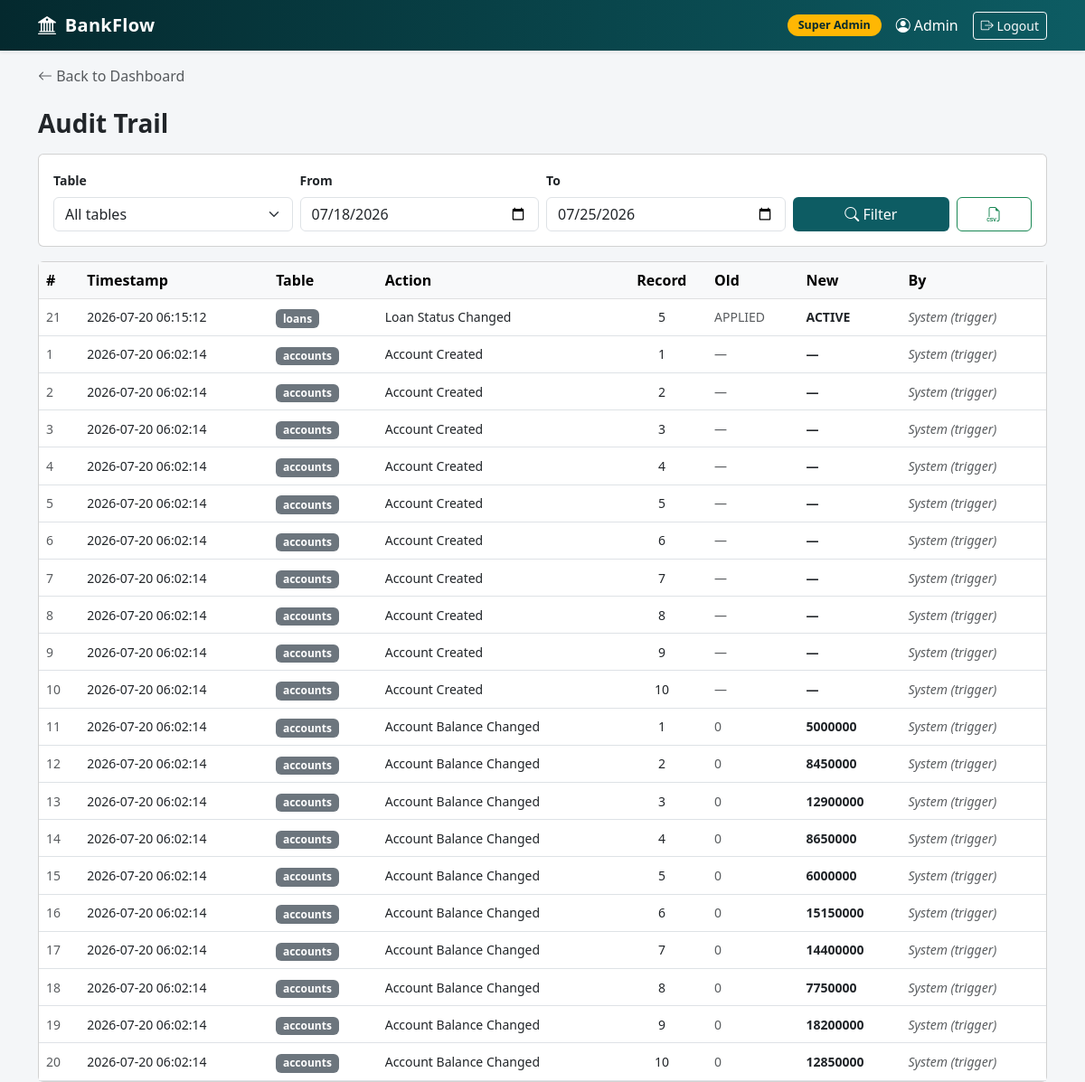
Page /reports/audit (signed in) on the earlier database version.
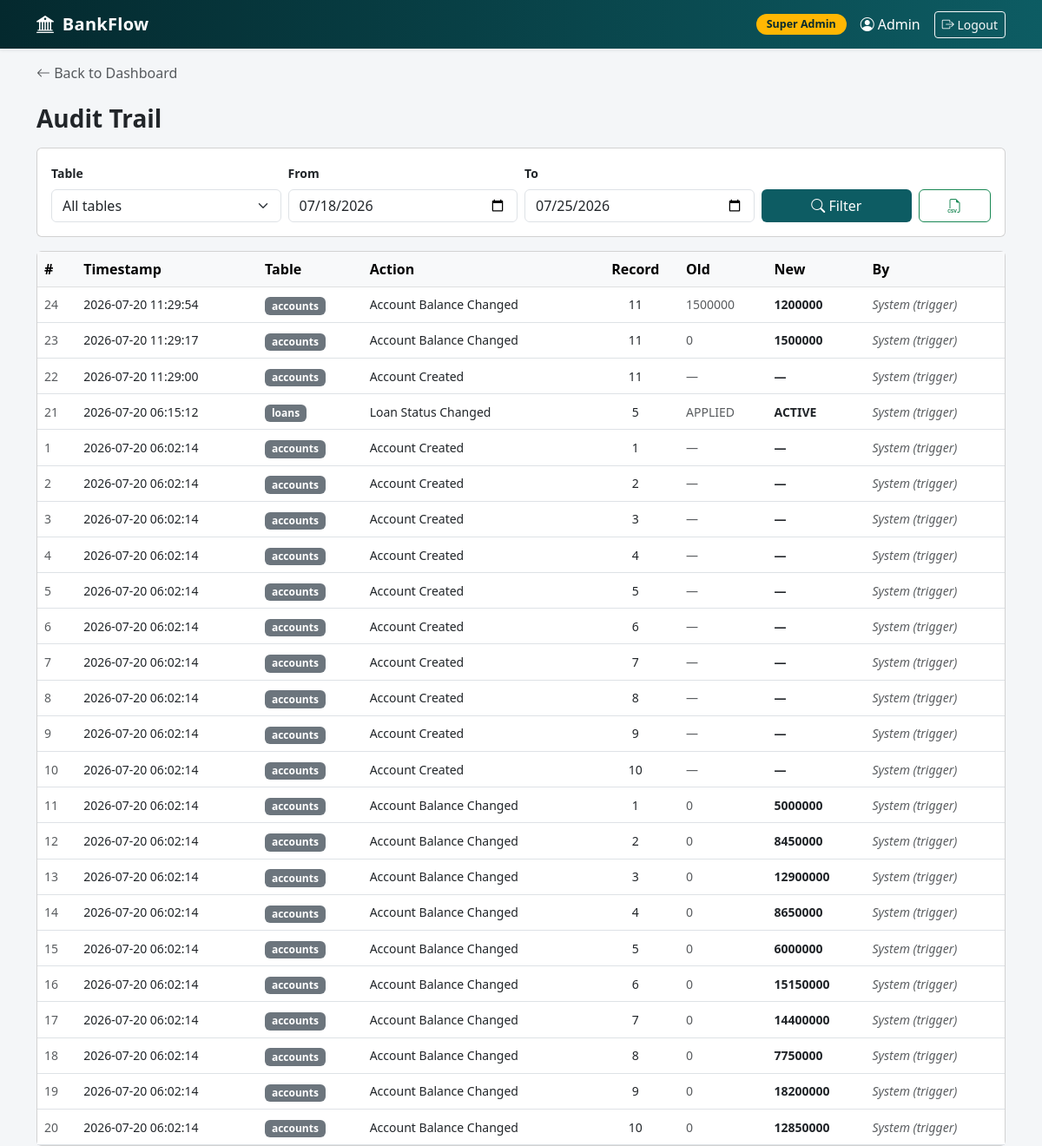
Same page on the later database version.
### tables this page shows
CREATE TABLE users (
    user_id INTEGER PRIMARY KEY,
    username TEXT UNIQUE NOT NULL,
    password_hash TEXT NOT NULL,
    user_role TEXT NOT NULL CHECK (user_role IN ('SUPER_ADMIN','MANAGER','CUSTOMER')),
    is_active INTEGER NOT NULL DEFAULT 1 CHECK (is_active IN (0,1)),
    created_at TEXT NOT NULL DEFAULT (datetime('now')),
    branch_id INTEGER,
    customer_id INTEGER,
    FOREIGN KEY (branch_id) REFERENCES branches(branch_id),
    FOREIGN KEY (customer_id) REFERENCES customers(customer_id)
);

CREATE TABLE audit_log(
    log_id INTEGER PRIMARY KEY,
    table_name TEXT NOT NULL,
    log_action TEXT NOT NULL,
    record_id INTEGER NOT NULL,
    old_value TEXT ,
    new_value TEXT ,
    changed_by INTEGER,
    changed_at TEXT NOT NULL DEFAULT (datetime('now')),
    FOREIGN KEY (changed_by) REFERENCES users(user_id)
);

### routes/reports.py (the view)
@bp.route("/audit")
@login_required
@role_required("SUPER_ADMIN")
def audit():
    rows, table_name, from_date, to_date = _audit_data()
    return render_template("reports/audit.html", rows=rows, table_name=table_name,
                           from_date=from_date, to_date=to_date)

### auth.py (called while the page is built)
@login_manager.user_loader
def load_user(user_id):
    row=query("SELECT * FROM users WHERE user_id=?",(user_id,),one=True)
    return User(row) if row else None

def role_required(*roles):
    def decorater(f):
        @wraps(f)
        def wrapper (*args,**kwargs):
            if current_user.role not in roles:
                abort(403)
            return f(*args,**kwargs)
        return wrapper
    return decorater

### db.py (called while the page is built)
def get_db():
    if 'db' not in g:
        g.db=sqlite3.connect(config.DB_PATH)
        g.db.row_factory=sqlite3.Row
        g.db.execute("PRAGMA foreign_keys=ON")
    return g.db

def query(sql,params=(),one=False):
    rows=get_db().execute(sql,params).fetchall()
    if one:
        return rows[0]  if rows else None
    return rows

### routes/reports.py (called while the page is built)
def _today():
    return datetime.now().strftime("%Y-%m-%d")

def _days_ago(n):
    return (datetime.now() - timedelta(days=n)).strftime("%Y-%m-%d")

def _audit_data():
    table_name = request.args.get("table_name") or ""
    from_date = request.args.get("from_date") or _days_ago(7)
    to_date = request.args.get("to_date") or _today()
    sql = """SELECT al.*, u.username
             FROM audit_log al
             LEFT JOIN users u ON u.user_id = al.changed_by
             WHERE date(al.changed_at) BETWEEN ? AND ?"""
    if table_name:
        sql += " AND al.table_name = ?"
        params = (from_date, to_date, table_name)
    else:
        params = (from_date, to_date)
    sql += " ORDER BY al.changed_at DESC LIMIT 500"
    return query(sql, params), table_name, from_date, to_date

### templates/reports/audit.html (shortened to what this page needs)
{% extends "base.html" %}
{% block back_link %}
<a href="{{ url_for('dashboard') }}" class="text-decoration-none text-muted">
    <i class="bi bi-arrow-left"></i> Back to Dashboard
</a>
{% endblock %}
{% block content %}
<h3 class="fw-bold mb-3">Audit Trail</h3>
<div class="card mb-3">
    <div class="card-body">
        <form method="get" class="row g-2 align-items-end">
            <div class="col-md-3">
                <label class="form-label small fw-semibold">Table</label>
                <select name="table_name" class="form-select">
                    <option value="">All tables</option>
                </select>
            </div>
            <div class="col-md-3">
                <label class="form-label small fw-semibold">From</label>
                <input type="date" name="from_date" value="{{ from_date }}" class="form-control">
            </div>
            <div class="col-md-3">
                <label class="form-label small fw-semibold">To</label>
                <input type="date" name="to_date" value="{{ to_date }}" class="form-control">
            </div>
            <div class="col-md-2">
                <button class="btn text-white w-100" style="background: var(--brand);">
                    <i class="bi bi-search"></i> Filter
                </button>
            </div>
            <div class="col-md-1">
                <a href="{{ url_for('reports.audit_csv', table_name=table_name, from_date=from_date, to_date=to_date) }}"
                    class="btn btn-outline-success w-100" title="Export CSV">
                    <i class="bi bi-filetype-csv"></i>
                </a>
            </div>
        </form>
    </div>
</div>
<div class="card">
    <div class="table-responsive">
        <table class="table table-hover align-middle mb-0">
            <thead class="table-light">
                <tr>
                    <th>#</th>
                    <th>Timestamp</th>
                    <th>Table</th>
                    <th>Action</th>
                    <th class="text-center">Record</th>
                    <th>Old</th>
                    <th>New</th>
                    <th>By</th>
                </tr>
            </thead>
            <tbody>
                {% for r in rows %}
                <tr>
                    <td class="small text-muted">{{ r.log_id }}</td>
                    <td class="small">{{ r.changed_at[:19] }}</td>
                    <td><span class="badge bg-secondary">{{ r.table_name }}</span></td>
                    <td class="small">{{ r.log_action }}</td>
                    <td class="text-center small">{{ r.record_id }}</td>
                    <td class="small text-muted">{{ r.old_value or '—' }}</td>
                    <td class="small fw-semibold">{{ r.new_value or '—' }}</td>
                    <td class="small">
                        {% if r.username %}
                        {{ r.username }}
                        {% else %}
                        <em class="text-muted">System (trigger)</em>
                        {% endif %}
                    </td>
                </tr>
                {% else %}
                <tr>
                    <td colspan="8" class="text-center text-muted py-4">No audit entries in this period</td>
                </tr>
                {% endfor %}
            </tbody>
        </table>
    </div>
</div>
{% endblock %}

### templates/base.html (shortened to what this page needs)
<!DOCTYPE html>
<html lang="en">
<head>
    <link href="https://cdn.jsdelivr.net/npm/bootstrap@5.3.0/dist/css/bootstrap.min.css" rel="stylesheet">
    <link href="https://cdn.jsdelivr.net/npm/bootstrap-icons@1.11.0/font/bootstrap-icons.css" rel="stylesheet">
</head>
<body>
    {% if current_user.is_authenticated %}
    <nav class="navbar navbar-expand navbar-dark bg-brand shadow-sm">
        <div class="container">
            <a class="navbar-brand" href="{{ url_for('dashboard') }}">
                <i class="bi bi-bank2 me-1"></i> BankFlow
            </a>
            <div class="navbar-nav ms-auto align-items-center">
                <span class="role-badge me-3">
                    {% if current_user.role == 'SUPER_ADMIN' %}Super Admin
                    {% elif current_user.role == 'MANAGER' %}Bank Manager
                    {% else %}Customer{% endif %}
                </span>
                <span class="navbar-text text-white me-3">
                    <i class="bi bi-person-circle me-1"></i>{{ current_user.username }}
                </span>
                <a class="btn btn-sm btn-outline-light" href="{{ url_for('auth.logout') }}">
                    <i class="bi bi-box-arrow-right"></i> Logout
                </a>
            </div>
        </div>
    </nav>
    {% endif %}
    <div class="container mt-3">
        {% block back_link %}{% endblock %}
    </div>
    <div class="container mt-4">
        {% block content %}{% endblock %}
    </div>
</body>
</html>

### templates/base.html (style rules this page uses)
:root { --brand: #0d5c63; --brand-dark: #04292e; --accent: #ffb703; }
body { background: #f4f6f8; font-family: 'Segoe UI', system-ui, sans-serif; }
.navbar-brand { font-weight: 700; letter-spacing: .3px; }
.bg-brand { background: linear-gradient(90deg, var(--brand-dark), var(--brand)); }
.role-badge { background: var(--accent); color: var(--brand-dark); font-weight: 600; padding: 3px 12px; border-radius: 20px; font-size: .78rem; }

Differences in the rows shown:
added audit_log: log_id "24", changed_at "2026-07-20 11:29:54", table_name "accounts", log_action "Account Balance Changed", record_id "11", old_value "1500000", new_value "1200000"
added audit_log: log_id "23", changed_at "2026-07-20 11:29:17", table_name "accounts", log_action "Account Balance Changed", record_id "11", old_value "0", new_value "1500000"
added audit_log: log_id "22", changed_at "2026-07-20 11:29:00", table_name "accounts", log_action "Account Created", record_id "11", old_value "—", new_value "—"
